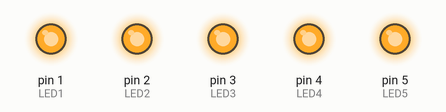
A sketch run on a simulated Arduino Uno, built with avr-gcc and run on an emulated ATmega328P. On the bench: output pins drawn as LEDs (lit = HIGH).

Above: at 0.1 s.
Timing chart, 0 to 1.6 s (numbered marks = the images above):
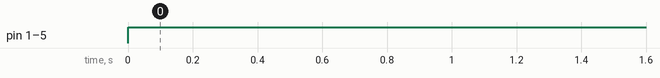

Measured:
- by itself, pin 1 (LED1), pin 2 (LED2), pin 3 (LED3), pin 4 (LED4), pin 5 (LED5): LOW → HIGH at 0.00 s

The sketch:

Blinking.ino
```cpp
#define LED5 5
#define LED4 4
#define LED3 3
#define LED2 2
#define LED1 1

void setup()
{
 pinMode(LED4, OUTPUT);
 pinMode(LED3, OUTPUT);
 pinMode(LED2, OUTPUT);
 pinMode(LED1, OUTPUT);
 pinMode(LED5, OUTPUT);
}

void loop(){
 // all off
 digitalWrite(LED1,HIGH);
 digitalWrite(LED2,HIGH);
 digitalWrite(LED3,HIGH);
 digitalWrite(LED4,HIGH);
 digitalWrite(LED5,HIGH);
}
```
